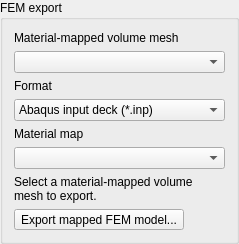
          <widget class="QGroupBox" name="femExportGroup">
           <property name="title">
            <string>FEM export</string>
           </property>
           <layout class="QVBoxLayout" name="femExportLayout">
            <item>
             <widget class="QLabel" name="exportMeshLabel">
              <property name="text">
               <string>Material-mapped volume mesh</string>
              </property>
             </widget>
            </item>
            <item>
             <widget class="QmitkDataStorageComboBox" name="exportMeshComboBox"/>
            </item>
            <item>
             <widget class="QLabel" name="exportFormatLabel">
              <property name="text">
               <string>Format</string>
              </property>
             </widget>
            </item>
            <item>
             <widget class="QComboBox" name="exportFormatComboBox">
              <item>
               <property name="text">
                <string>Abaqus input deck (*.inp)</string>
               </property>
              </item>
              <item>
               <property name="text">
                <string>ANSYS Mechanical APDL (*.cdb)</string>
               </property>
              </item>
              <item>
               <property name="text">
                <string>FEBio model (*.feb)</string>
               </property>
              </item>
             </widget>
            </item>
            <item>
             <widget class="QLabel" name="exportMaterialMethodLabel">
              <property name="text">
               <string>Material map</string>
              </property>
             </widget>
            </item>
            <item>
             <widget class="QComboBox" name="exportMaterialMethodComboBox"/>
            </item>
            <item>
             <widget class="QLabel" name="exportStatusLabel">
              <property name="wordWrap">
               <bool>true</bool>
              </property>
              <property name="text">
               <string>Select a material-mapped volume mesh to export.</string>
              </property>
             </widget>
            </item>
            <item>
             <widget class="QToolButton" name="exportFemButton">
              <property name="text">
               <string>Export mapped FEM model...</string>
              </property>
             </widget>
            </item>
           </layout>
          </widget>
